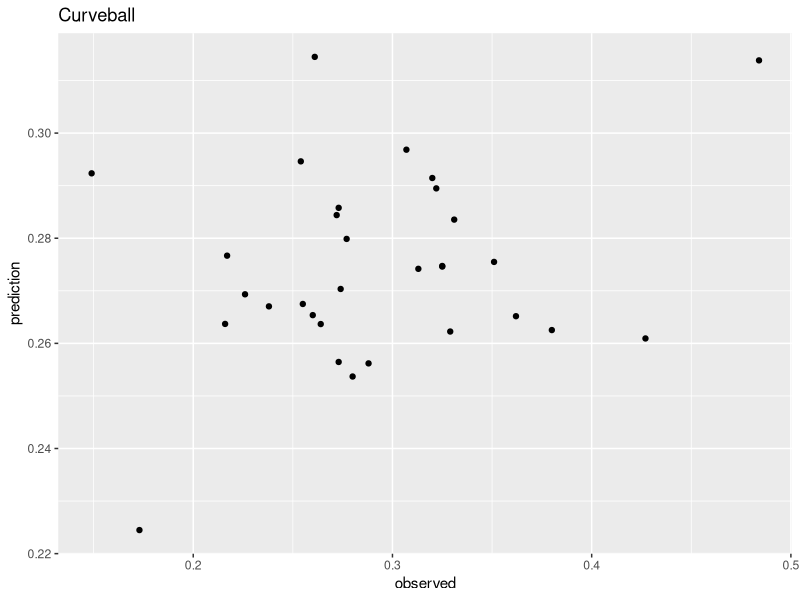
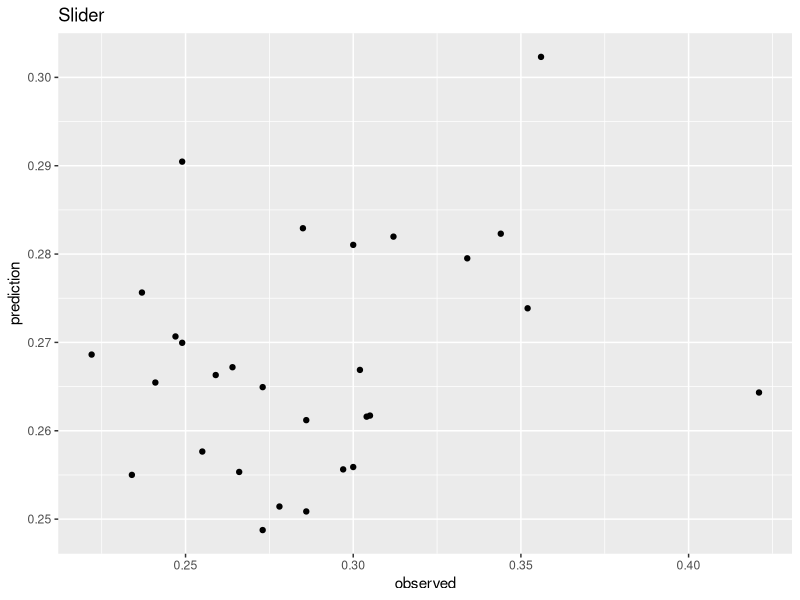
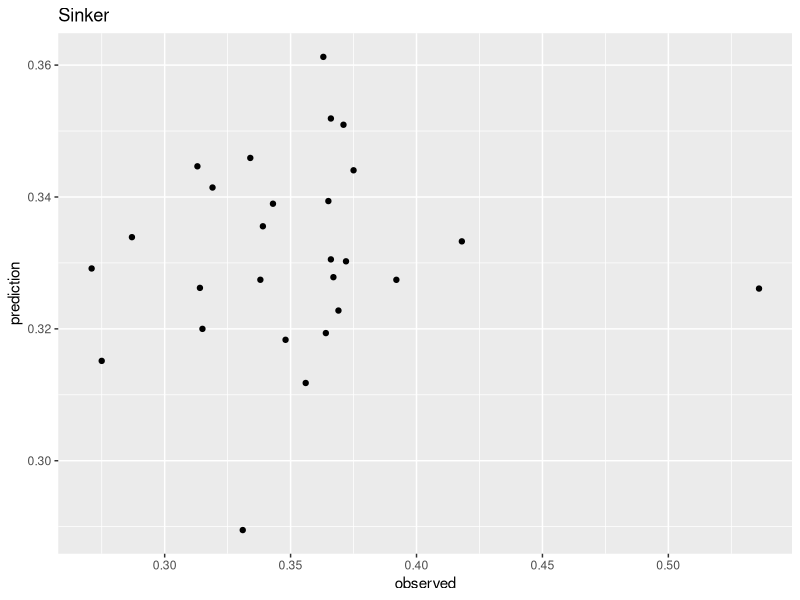
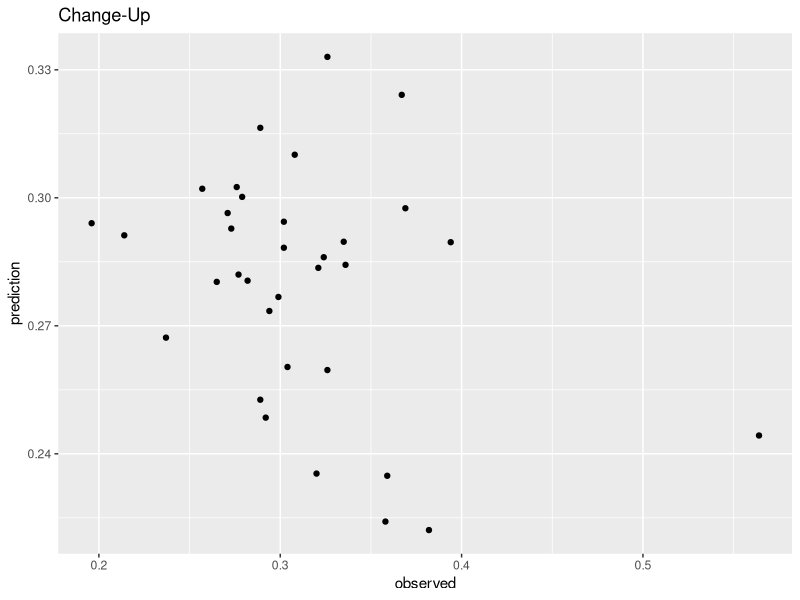
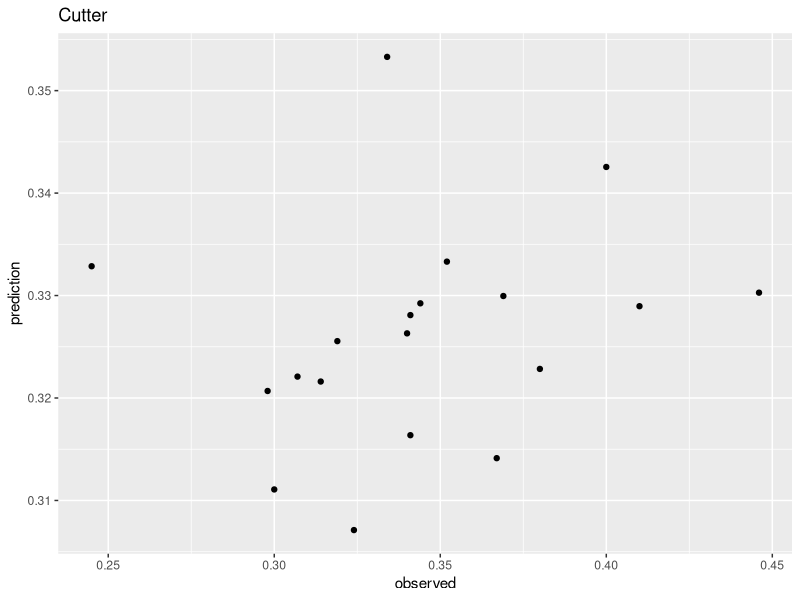
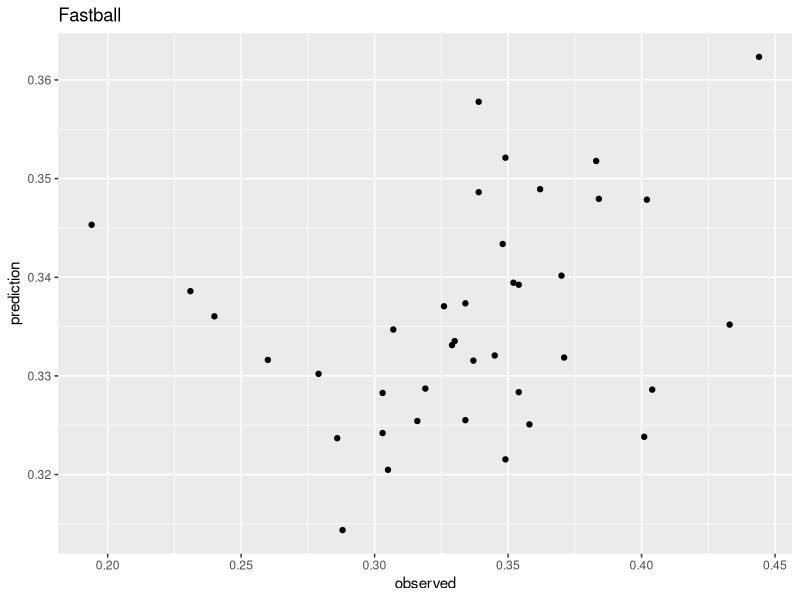

These charts were generated, in order, by the following R code:
## ---- chunk 1
library(tidyverse)
library(ranger)
library(Metrics)

set.seed(840172)
## ---- chunk 2

mean_impute <- function(x) {
  mean_value <- mean(x, na.rm = TRUE)
  x[is.na(x)] <- mean_value
  return(x)
}


mean_impute_all_columns <- function(data) {
  for (col in names(data)) {
    if (is.numeric(data[[col]])) {
      mean_value <- mean(data[[col]], na.rm = TRUE)
      data[[col]][is.na(data[[col]])] <- mean_value
    }
  }
  return(data)
}

## ---- chunk 3
arsenals <- read_csv("Updated Data/arsenal_stats.csv") %>% 
  rename(player_name = `last_name, first_name`) %>% 
  select(player_name, player_id, Season, pitch_type, est_woba, woba, run_value)

xwOBA_si <- arsenals %>% 
  filter(pitch_type == "SIFT") %>% 
  select(player_id, Season, est_woba)

xwOBA_sl <- arsenals %>% 
  filter(pitch_type == "SL") %>% 
  select(player_id, Season, est_woba)

xwOBA_cu <- arsenals %>% 
  filter(pitch_type == "CUKC") %>% 
  select(player_id, Season, est_woba)

xwOBA_ch <- arsenals %>% 
  filter(pitch_type == "CH") %>% 
  select(player_id, Season, est_woba)

xwOBA_fc <- arsenals %>% 
  filter(pitch_type == "FC") %>% 
  select(player_id, Season, est_woba)

xwOBA_ff <- arsenals %>% 
  filter(pitch_type == "FF") %>% 
  select(player_id, Season, est_woba)


si <- read_csv("Updated Data/SI_interpitch_2020-2023.csv") %>% 
  select(-...1:-player_name) %>% 
left_join(xwOBA_si, by = c("mlbAM_ID" = "player_id", "Season" = "Season")) %>% 
  filter(!is.na(est_woba)) %>% 
  mean_impute_all_columns()
  # mutate_all(~ifelse(is.na(.), 100, .))

sl <- read_csv("Updated Data/SL_interpitch_2020-2023.csv") %>% 
  select(-...1:-player_name) %>% 
left_join(xwOBA_sl, by = c("mlbAM_ID" = "player_id", "Season" = "Season")) %>% 
  filter(!is.na(est_woba)) %>% 
  mean_impute_all_columns()
  # mutate_all(~ifelse(is.na(.), 100, .))

cu <- read_csv("Updated Data/CU_interpitch_2020-2023.csv") %>% 
  select(-...1:-player_name) %>% 
left_join(xwOBA_cu, by = c("mlbAM_ID" = "player_id", "Season" = "Season")) %>% 
  filter(!is.na(est_woba)) %>% 
  mean_impute_all_columns()
  # mutate_all(~ifelse(is.na(.), 100, .))

ch <- read_csv("Updated Data/CH_interpitch_2020-2023.csv") %>% 
  select(-...1:-player_name) %>% 
left_join(xwOBA_ch, by = c("mlbAM_ID" = "player_id", "Season" = "Season")) %>% 
  filter(!is.na(est_woba)) %>% 
  mean_impute_all_columns()
  # mutate_all(~ifelse(is.na(.), 100, .))

fc <- read_csv("Updated Data/FC_interpitch_2020-2023-3.csv") %>% 
  select(-...1:-player_name) %>% 
left_join(xwOBA_fc, by = c("mlbAM_ID" = "player_id", "Season" = "Season")) %>% 
  filter(!is.na(est_woba)) %>% 
  mean_impute_all_columns()
  # mutate_all(~ifelse(is.na(.), 100, .))

ff <- read_csv("Updated Data/FF_interpitch_2020-2023.csv") %>% 
  select(-...1:-player_name) %>% 
left_join(xwOBA_ff, by = c("mlbAM_ID" = "player_id", "Season" = "Season")) %>% 
  filter(!is.na(est_woba)) %>% 
  mean_impute_all_columns()
  # mutate_all(~ifelse(is.na(.), 100, .))

## ---- chunk 4
si_test <- si %>% 
  filter(Season != 2023) %>% 
  filter(Season != 2020) %>% 
  select(-mlbAM_ID, -Season)

sl_test <- sl %>% 
  filter(Season != 2023) %>% 
  filter(Season != 2020) %>%
  select(-mlbAM_ID, -Season)

cu_test <- cu %>% 
  filter(Season != 2023) %>% 
  filter(Season != 2020) %>%
  select(-mlbAM_ID, -Season)

ch_test <- ch %>% 
  filter(Season != 2023) %>% 
  filter(Season != 2020) %>%
  select(-mlbAM_ID, -Season)

fc_test <- fc %>% 
  filter(Season != 2023) %>% 
  filter(Season != 2020) %>%
  select(-mlbAM_ID, -Season)

ff_test <- ff %>% 
  filter(Season != 2023) %>% 
  filter(Season != 2020) %>%
  select(-mlbAM_ID, -Season)
## ---- chunk 5
si_2023 <- si %>% 
  filter(Season == 2023) %>% 
  select(-mlbAM_ID, -Season)

sl_2023 <- sl %>% 
  filter(Season == 2023) %>% 
  select(-mlbAM_ID, -Season)

cu_2023 <- cu %>% 
  filter(Season == 2023) %>% 
  select(-mlbAM_ID, -Season)

ch_2023 <- ch %>% 
  filter(Season == 2023) %>% 
  select(-mlbAM_ID, -Season)

fc_2023 <- fc %>% 
  filter(Season == 2023) %>% 
  select(-mlbAM_ID, -Season)

ff_2023 <- ff %>% 
  filter(Season == 2023) %>% 
  select(-mlbAM_ID, -Season)
## ---- chunk 6
si_model <- ranger(est_woba ~ ., data = si_test)
## ---- chunk 7
sl_model <- ranger(est_woba ~ ., data = sl_test)
## ---- chunk 8
cu_model <- ranger(est_woba ~ ., data = cu_test)
## ---- chunk 9
ch_model <- ranger(est_woba ~ ., data = ch_test)
## ---- chunk 10
fc_model <- ranger(est_woba ~ ., data = fc_test)
## ---- chunk 11
ff_model <- ranger(est_woba ~ ., data = ff_test)
## ---- chunk 12
# Sinker
SI <- si_2023 %>% 
  mutate(prediction = predict(si_model, si_2023)$predictions) %>% 
  rename(observed = est_woba) %>% 
  select(observed, prediction)

rmse_si <- rmse(SI$observed, SI$prediction)


# Slider
SL <- sl_2023 %>% 
  mutate(prediction = predict(sl_model, sl_2023)$predictions) %>% 
  rename(observed = est_woba) %>% 
  select(observed, prediction)

rmse_sl <- rmse(SL$observed, SL$prediction)


# Curveball
CU <- cu_2023 %>% 
  mutate(prediction = predict(cu_model, cu_2023)$predictions) %>% 
  rename(observed = est_woba) %>% 
  select(observed, prediction)

rmse_cu <- rmse(CU$observed, CU$prediction)


# Change-Up
CH <- ch_2023 %>% 
  mutate(prediction = predict(ch_model, ch_2023)$predictions) %>% 
  rename(observed = est_woba) %>% 
  select(observed, prediction)

rmse_ch <- rmse(CH$observed, CH$prediction)


# Cutter
FC <- fc_2023 %>% 
  mutate(prediction = predict(fc_model, fc_2023)$predictions) %>% 
  rename(observed = est_woba) %>% 
  select(observed, prediction)

rmse_fc <- rmse(FC$observed, FC$prediction)


# Fastball
FF <- ff_2023 %>% 
  mutate(prediction = predict(ff_model, ff_2023)$predictions) %>% 
  rename(observed = est_woba) %>% 
  select(observed, prediction)

rmse_ff <- rmse(FF$observed, FF$prediction)
## ---- chunk 13
CU %>% 
  ggplot(aes(x = observed, y = prediction)) +
  geom_point() +
  labs(title = "Curveball")


SL %>% 
  ggplot(aes(x = observed, y = prediction)) +
  geom_point() +
  labs(title = "Slider")


SI %>% 
  ggplot(aes(x = observed, y = prediction)) +
  geom_point() +
  labs(title = "Sinker")


CH %>% 
  ggplot(aes(x = observed, y = prediction)) +
  geom_point() +
  labs(title = "Change-Up")


FC %>% 
  ggplot(aes(x = observed, y = prediction)) +
  geom_point() +
  labs(title = "Cutter")


FF %>% 
  ggplot(aes(x = observed, y = prediction)) +
  geom_point() +
  labs(title = "Fastball")
